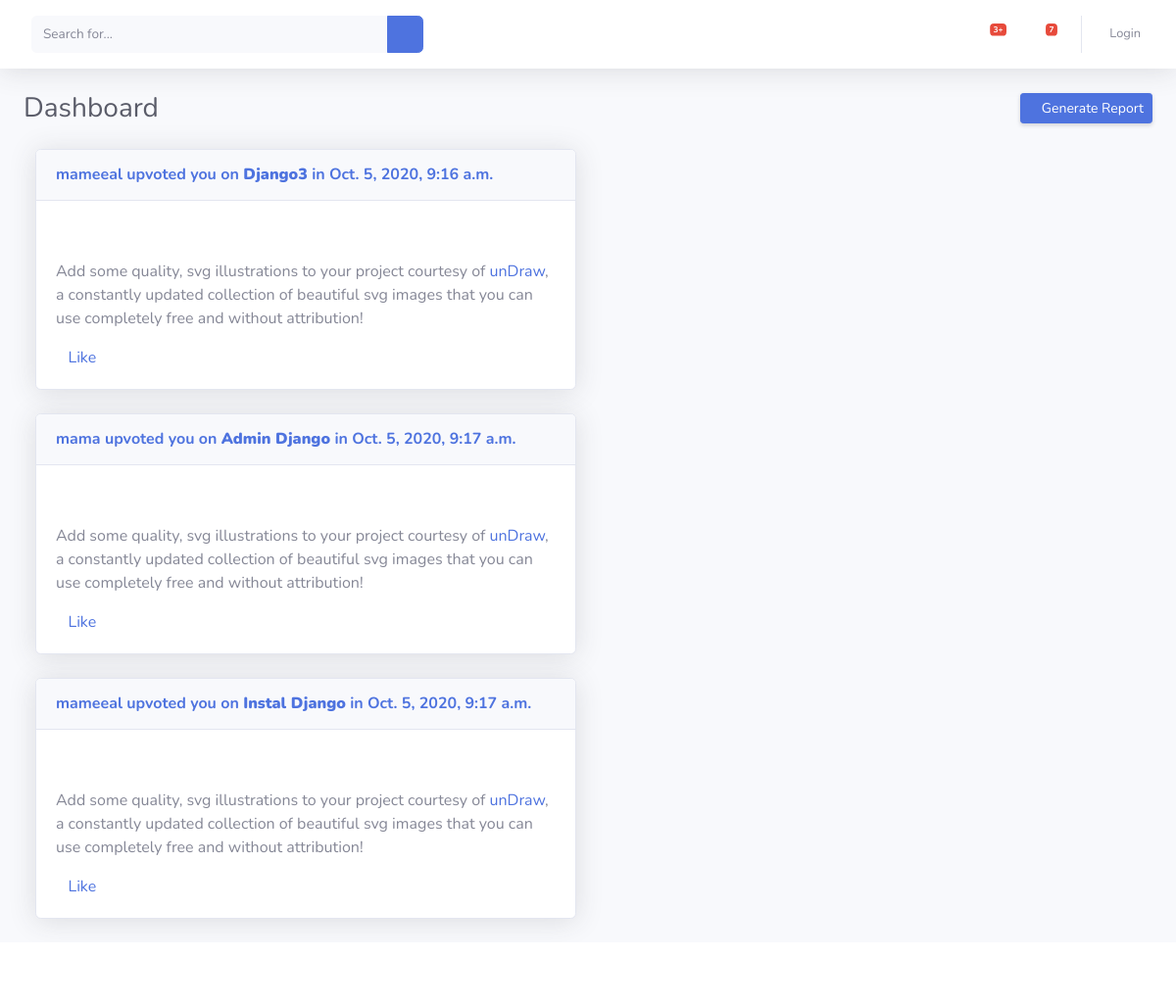
The page / on the database its author committed.
### TopicComment/models.py (models this page shows, shortened)
class Topic(models.Model):
	user       = models.ForeignKey(User, related_name='user', on_delete=models.CASCADE  )
	topc_title = models.CharField(max_length=100)
	created_at = models.DateTimeField(auto_now=True)
	update_at  = models.DateTimeField(auto_now_add=True)
	like      = models.ManyToManyField(User,blank=True)

### TopicComment/views.py (the view)
# urls.py: path('',all_topic,name='all_topic'),
def all_topic(request):
	all_topic = Topic.objects.all()
	return render(request,'topic/topic.html',{'all_topic':all_topic})

### TopicComment/templates/topic/topic.html (shortened to what this page needs)
 {% extends 'main.html' %}
 {% load static %}
{% block content %}
{% for topic in all_topic %}
 <div class="col-lg-6 mb-4">
              <div class="card shadow mb-4 ">
                <div class="card-header py-3">
                  <h6 class="m-0 font-weight-bold text-primary"> {{topic.user}} upvoted you on <a href="{% url 'TopicComment:topic_details' topic.id %}"><strong>{{topic.topc_title}}</strong></a> in  {{topic.created_at}} </h6>
                </div>
                <div class="card-body">
                  <div class="text-center">
                  </div>
                  <p>Add some quality, svg illustrations to your project courtesy of <a target="_blank" rel="nofollow" href="https://undraw.co/">unDraw</a>, a constantly updated collection of beautiful svg images that you can use completely free and without attribution!</p>
                  <a href=""> <i class="fa fa-thumbs-up" aria-hidden="true"></i>Like </a>
                </div>
              </div>
            </div>
{% endfor %}
{% endblock %}

### rows shown on the page
Topic: user "mameeal", topc_title "Django3", created_at "Oct. 5, 2020, 9:16 a.m."
Topic: user "mama", topc_title "Admin Django", created_at "Oct. 5, 2020, 9:17 a.m."
Topic: user "mameeal", topc_title "Instal Django", created_at "Oct. 5, 2020, 9:17 a.m."
